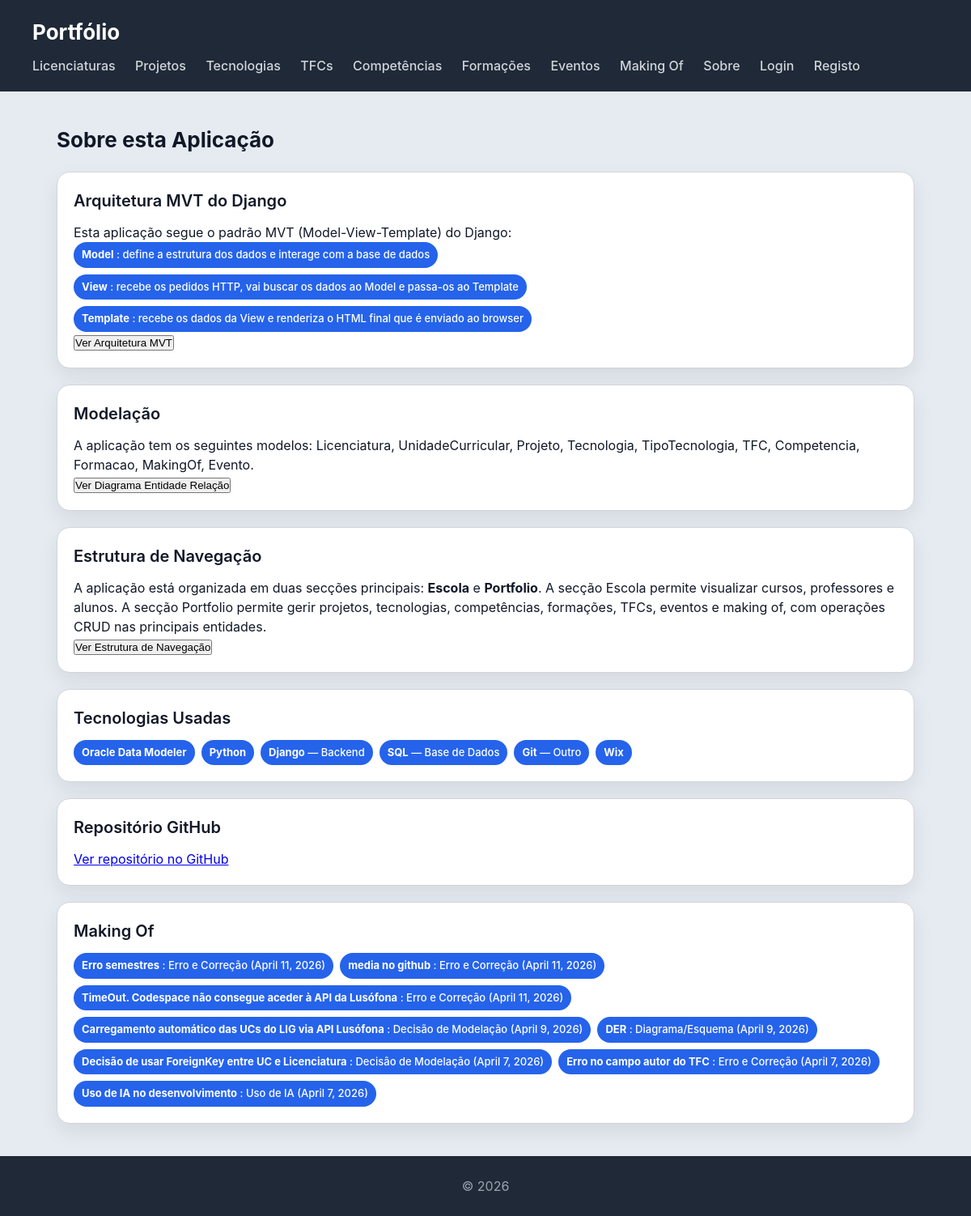
The page /portfolio/sobre/ on the database as committed earlier.
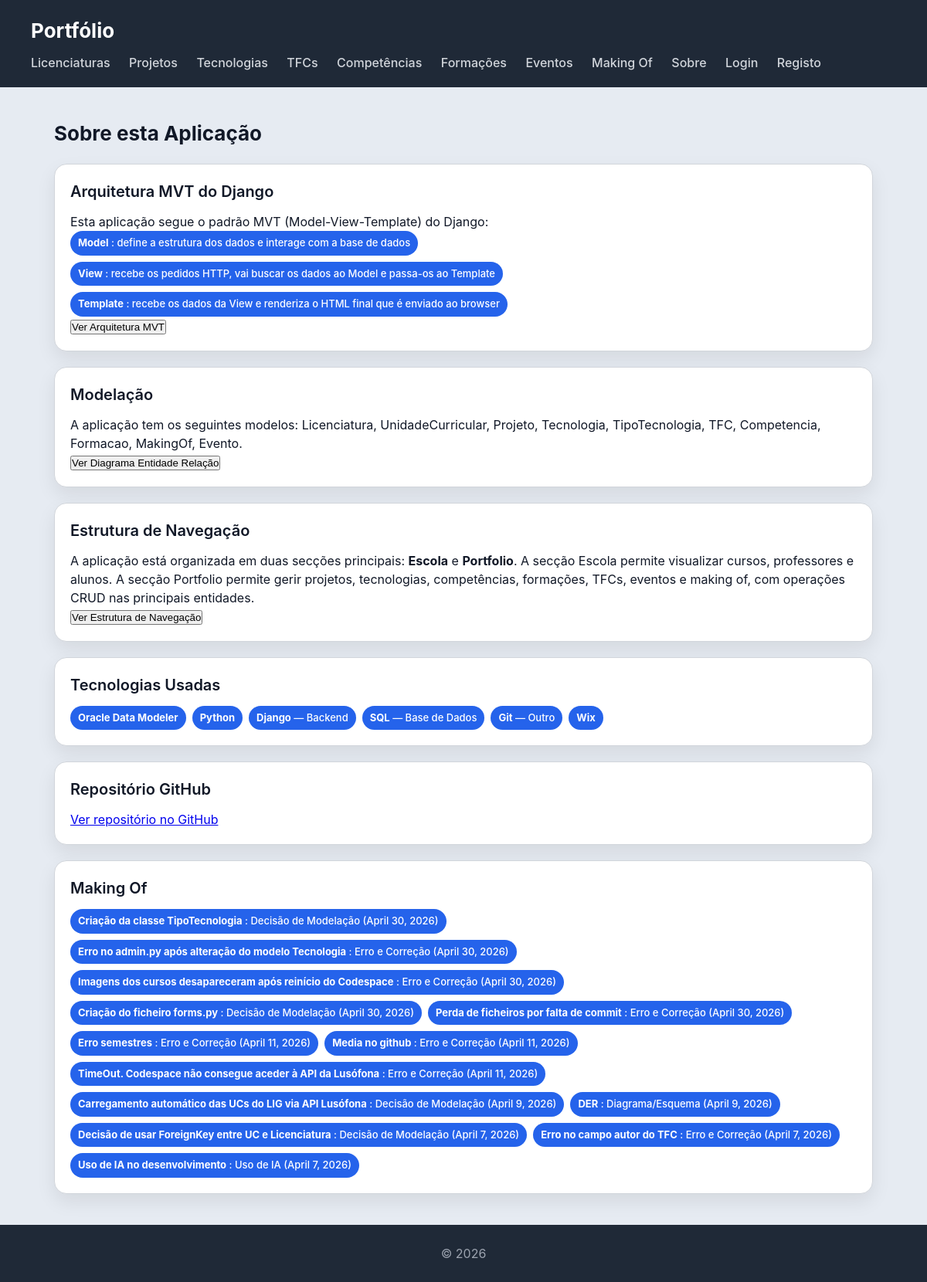
The same page on the database as committed later.
### portfolio/models.py (models this page shows, shortened)
class Tecnologia(models.Model):
    NIVEL_CHOICES = [
        (1, '⭐ Iniciante'),
        (2, '⭐⭐ Básico'),
        (3, '⭐⭐⭐ Intermédio'),
        (4, '⭐⭐⭐⭐ Avançado'),
        (5, '⭐⭐⭐⭐⭐ Expert'),
    ]
    nome = models.CharField(max_length=100)
    tipo = models.ForeignKey(TipoTecnologia, on_delete=models.SET_NULL, null=True, blank=True, related_name='tecnologias')
    descricao = models.TextField(blank=True)
    logo = models.ImageField(upload_to='tecnologias/', blank=True, null=True)
    link_oficial = models.URLField(blank=True)
    nivel_interesse = models.IntegerField(choices=NIVEL_CHOICES, default=3)
    projetos = models.ManyToManyField(Projeto, blank=True, related_name='tecnologias_usadas')

class TipoTecnologia(models.Model):
    TIPO_CHOICES = [
        ('frontend', 'Frontend'),
        ('backend', 'Backend'),
        ('base_dados', 'Base de Dados'),
        ('storage', 'Storage'),
        ('outro', 'Outro'),
    ]
    nome = models.CharField(max_length=100, choices=TIPO_CHOICES)
    def __str__(self):
        return self.get_nome_display()

class MakingOf(models.Model):
    TIPO_CHOICES = [
        ('decisao', 'Decisão de Modelação'),
        ('erro', 'Erro e Correção'),
        ('diagrama', 'Diagrama/Esquema'),
        ('foto', 'Foto do Caderno'),
        ('ia', 'Uso de IA'),
        ('outro', 'Outro'),
    ]
    titulo = models.CharField(max_length=200)
    tipo = models.CharField(max_length=50, choices=TIPO_CHOICES)
    descricao = models.TextField()
    foto = models.ImageField(upload_to='makingof/', blank=True, null=True)
    data = models.DateField(auto_now_add=True)
    entidade_relacionada = models.CharField(max_length=100, blank=True, help_text="Ex: Licenciatura, Projeto, TFC...")
    class Meta:
        ordering = ['-data']
        verbose_name = 'Making Of'
        verbose_name_plural = 'Making Of'

### portfolio/views.py (the view)
# urls.py: path('sobre/', views.sobre_view, name='sobre'),
def sobre_view(request):
    makingof = MakingOf.objects.all()
    tecnologias = Tecnologia.objects.all()
    return render(request, 'portfolio/sobre.html', {
        'makingof': makingof,
        'tecnologias': tecnologias,
    })

### portfolio/templates/portfolio/sobre.html
{% extends "portfolio/base.html" %}
{% load static %}
{% block content %}
<h2>Sobre esta Aplicação</h2>
<section>
  <article>
    <header><h3>Arquitetura MVT do Django</h3></header>
    <section>
      <p>Esta aplicação segue o padrão MVT (Model-View-Template) do Django:</p>
      <ul>
        <li><strong>Model</strong> : define a estrutura dos dados e interage com a base de dados</li>
        <li><strong>View</strong> : recebe os pedidos HTTP, vai buscar os dados ao Model e passa-os ao Template</li>
        <li><strong>Template</strong> : recebe os dados da View e renderiza o HTML final que é enviado ao browser</li>
      </ul>
      <a href="{% static 'portfolio/arquitetura.jpeg' %}" target="_blank">
        <button>Ver Arquitetura MVT</button>
      </a>
    </section>
  </article>
  <article>
    <header><h3>Modelação</h3></header>
    <section>
      <p>A aplicação tem os seguintes modelos: Licenciatura, UnidadeCurricular, Projeto, Tecnologia, TipoTecnologia, TFC, Competencia, Formacao, MakingOf, Evento.</p>
      <a href="{% static 'portfolio/der.jpeg' %}" target="_blank">
        <button>Ver Diagrama Entidade Relação</button>
      </a>
    </section>
  </article>
  <article>
    <header><h3>Estrutura de Navegação</h3></header>
    <section>
       <p>A aplicação está organizada em duas secções principais: <strong>Escola</strong> e <strong>Portfolio</strong>. A secção Escola permite visualizar cursos, professores e alunos. A secção Portfolio permite gerir projetos, tecnologias, competências, formações, TFCs, eventos e making of, com operações CRUD nas principais entidades.</p>
      <a href="{% static 'portfolio/navegacao.jpeg' %}" target="_blank">
        <button>Ver Estrutura de Navegação</button>
      </a>
    </section>
  </article>
  <article>
    <header><h3>Tecnologias Usadas</h3></header>
    <section>
      <ul>
        {% for tec in tecnologias %}
          <li>
            <strong>{{ tec.nome }}</strong>
            {% if tec.tipo %} — {{ tec.tipo }}{% endif %}
          </li>
        {% empty %}
          <li>Sem tecnologias registadas</li>
        {% endfor %}
      </ul>
    </section>
</article>
  <article>
    <header><h3>Repositório GitHub</h3></header>
    <section>
      <p><a href="https://github.com/JaciraLourenco/Project1-Portfolio-" target="_blank">Ver repositório no GitHub</a></p>
    </section>
  </article>
  <article>
    <header><h3>Making Of</h3></header>
    <section>
      <ul>
        {% for item in makingof %}
          <li><strong>{{ item.titulo }}</strong> : {{ item.get_tipo_display }} ({{ item.data }})</li>
        {% empty %}
          <li>Sem entradas no making of</li>
        {% endfor %}
      </ul>
    </section>
  </article>
</section>
{% endblock %}

### portfolio/templates/portfolio/base.html (shortened to what this page needs)
<!DOCTYPE html>
<html lang="pt">
<head>
    {% load static %}
    <link rel="stylesheet" href="{% static 'escola/styles.css' %}">
</head>
<body>
    <header>
        <h1>Portfólio</h1>
        <nav>
            <a href="{% url 'licenciaturas' %}">Licenciaturas</a>
            <a href="{% url 'projetos' %}">Projetos</a>
            <a href="{% url 'tecnologias' %}">Tecnologias</a>
            <a href="{% url 'tfcs' %}">TFCs</a>
            <a href="{% url 'competencias' %}">Competências</a>
            <a href="{% url 'formacoes' %}">Formações</a>
            <a href="{% url 'eventos' %}">Eventos</a>
            <a href="{% url 'makingof' %}">Making Of</a>
            <a href="{% url 'sobre' %}">Sobre</a>
            {% if request.user.is_authenticated %}
                <a href="{% url 'logout' %}">Logout ({{ request.user.username }})</a>
            {% else %}
                <a href="{% url 'login' %}">Login</a>
                <a href="{% url 'registo' %}">Registo</a>
            {% endif %}
        </nav>
    </header>
    <main>
        {% block content %}{% endblock %}
    </main>
    <footer>
        <p>&copy; 2026</p>
    </footer>
</body>
</html>

### escola/static/escola/styles.css (style rules this page uses)
* { box-sizing: border-box; margin: 0; padding: 0; }
body { font-family: "Inter", "Segoe UI", system-ui, -apple-system, sans-serif; background: #e6ebf2; color: #111827; line-height: 1.5; }
body > header { background: #1f2937; color: white; padding: 20px 40px; }
body > header h1 { font-size: 26px; }
body > header nav { margin-top: 10px; }
body > header nav a { color: #d1d5db; margin-right: 20px; text-decoration: none; font-weight: 500; }
main { max-width: 1100px; margin: 40px auto; padding: 0 20px; }
h2 { margin-bottom: 20px; font-size: 26px; }
section > article { background: white; padding: 20px; border-radius: 16px; border: 1px solid #d1d5db; box-shadow: 0 10px 25px rgba(0,0,0,0.08); transition: all 0.25s ease; margin-bottom: 20px; }
article > header { margin-bottom: 12px; }
article > header > h3 { font-size: 20px; font-weight: 600; margin-bottom: 4px; }
article > section { margin-top: 10px; }
article > section > ul { list-style: none; display: flex; flex-wrap: wrap; gap: 8px; }
article > section > ul > li { background: #2563eb; color: white; padding: 6px 10px; border-radius: 999px; font-size: 13px; font-weight: 500; }
footer { text-align: center; padding: 25px; background: #1f2937; color: #9ca3af; margin-top: 40px; }

Rows that differ between the two databases and show on the page:
added MakingOf: titulo "Criação da classe TipoTecnologia", tipo "Decisão de Modelação", data "April 30, 2026"
added MakingOf: titulo "Erro no admin.py após alteração do modelo Tecnologia", tipo "Erro e Correção", data "April 30, 2026"
added MakingOf: titulo "Imagens dos cursos desapareceram após reinício do Codespace", tipo "Erro e Correção", data "April 30, 2026"
added MakingOf: titulo "Criação do ficheiro forms.py", tipo "Decisão de Modelação", data "April 30, 2026"
added MakingOf: titulo "Perda de ficheiros por falta de commit", tipo "Erro e Correção", data "April 30, 2026"
changed MakingOf: titulo "media no github" → "Media no github"
